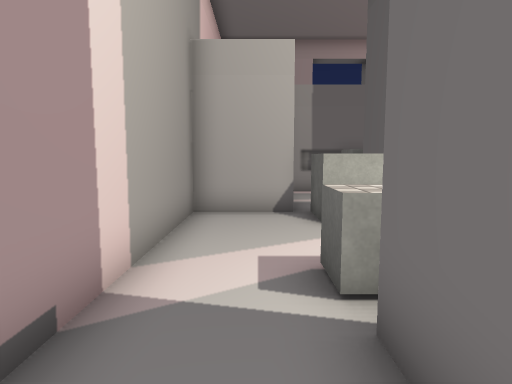
view 1 (above)

16 first-person views from a walk through a Unity game level. The camera is 1.4 m above the floor, tilts 6° down and sees 75° across. The floor is counted in squares, 1 m on a side. Each view is taken from the middle of a square. On the plan, view 1 faces up. The plan holds only what a view shows up to about 15 squares ahead; the rest is blank. The player character is not drawn. Some surface patterns are stand-ins.

view 2
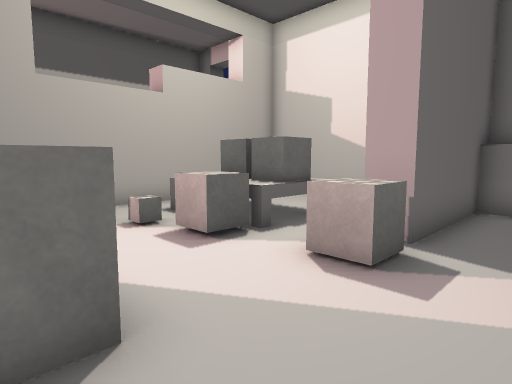

view 3
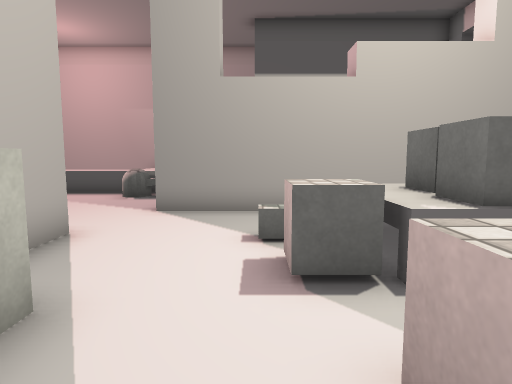

view 4
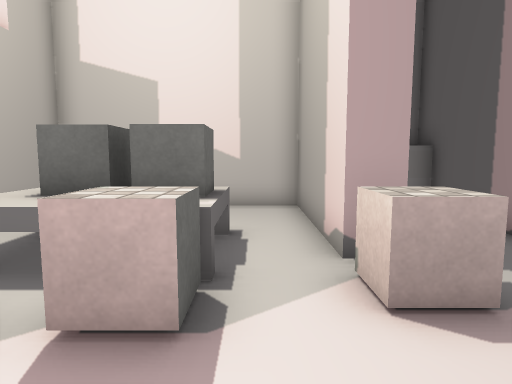

view 5
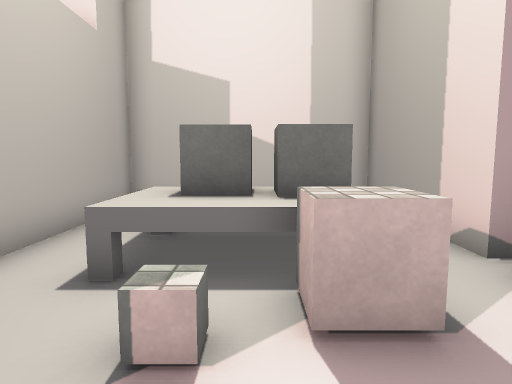

view 6
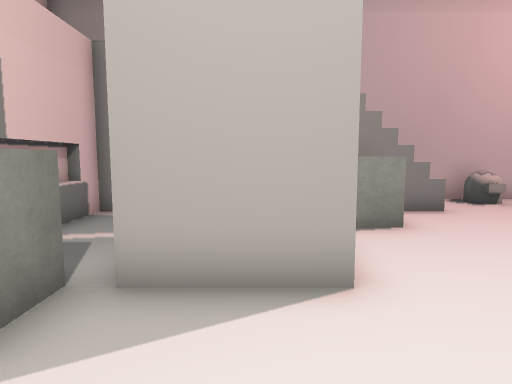

view 7
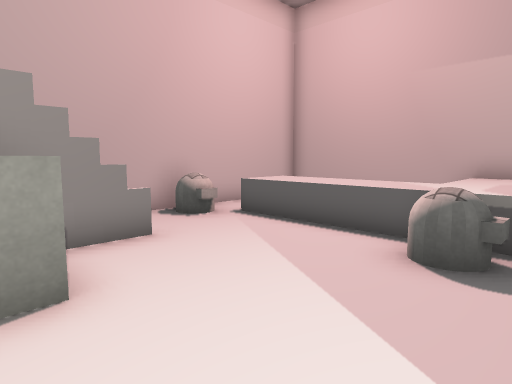

view 8
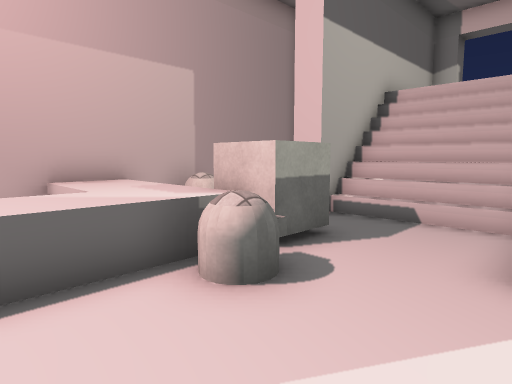

view 9
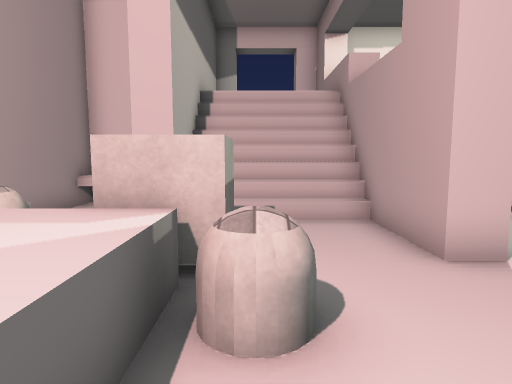

view 10
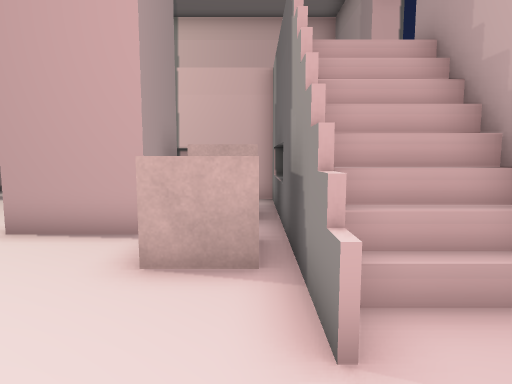

view 11
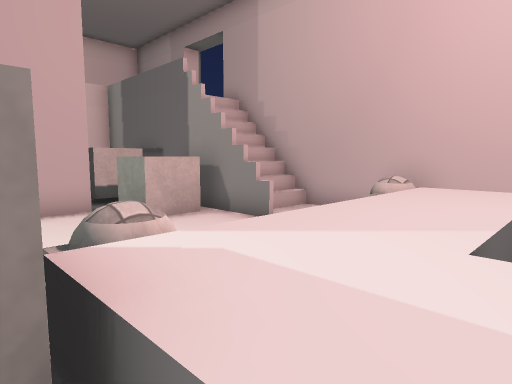

view 12
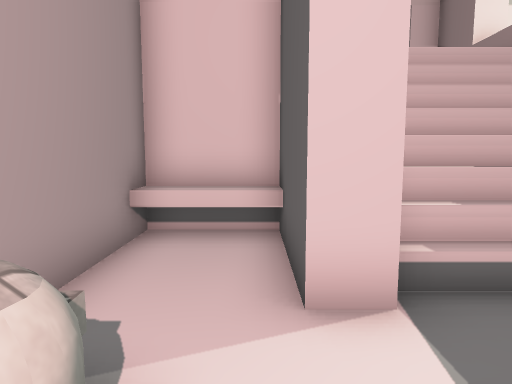

view 13
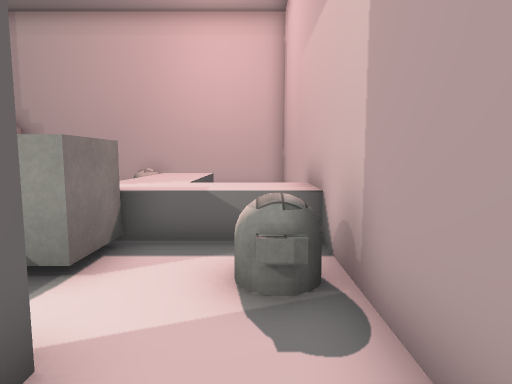

view 14
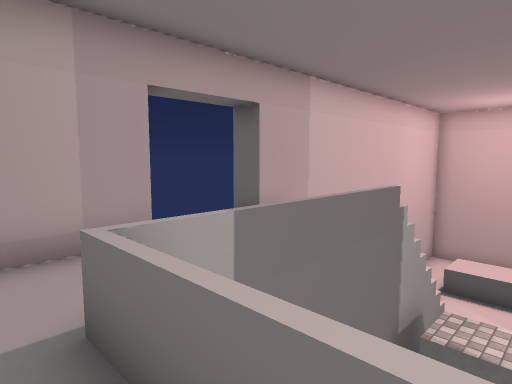

view 15
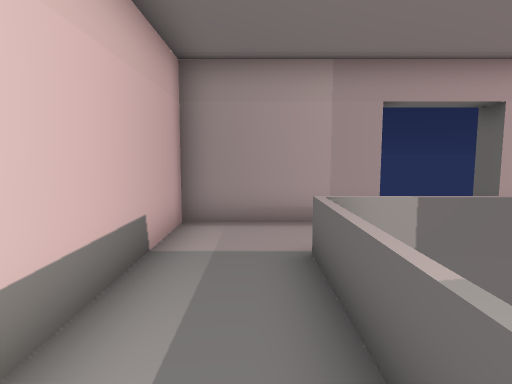

view 16
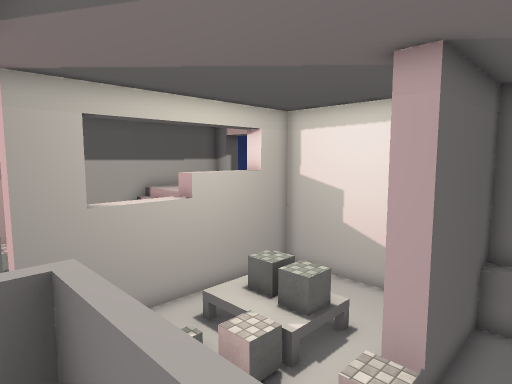

### Floor plan
Key: @ floor where view 1 was taken; # wall or solid block; . main floor; : floor 3.5 m higher than the main floor; / step, stairs or slope; = window, fence, low wall or low ledge; ^ raised ledge; C cube; O other object.
Columns run from 2 left of view 1 to 17 right of it. Each row starts with its distance up from view 1.
 17      # #
 16 ###### #############
 15 #:::    ////..O....#
 14 #::#=====##==..^^  #
 13 #::=..C..C.....^^  #
 12 #::=..CC.CC....^^. #
 11 #::=..###......^^. #
 10 #  =..###.....O^^^^#
  9 #::=..###.....O^^^^#
  8 #...CC.........C...#
  7 #...C......#...C..O#
  6 #..........#......O#
  5 #.......C..#....#..#
  4 #..C..C....#////#..#
  3 #.....^^^^.#////#..#
  2 #..##.CCC^.=////#^^#
  1 #..##.CCC^.=    #
  0 # @##....  =    #
 -1 # .##....  #    #
 -2 #####....  #    #
 -3    ##########  ##

Positions as (right, up) in squares from view 1, and headings:
1: (0, 0), facing up
2: (-1, 8), facing down-right
3: (0, 5), facing right
4: (3, 7), facing down
5: (5, 7), facing down
6: (5, 5), facing up
7: (7, 8), facing up-right
8: (9, 12), facing down-right
9: (12, 12), facing down
10: (12, 13), facing left
11: (15, 8), facing up-left
12: (15, 8), facing down
13: (16, 3), facing up
14: (0, 11), facing up-right
15: (0, 9), facing up
16: (-1, 9), facing down-right
